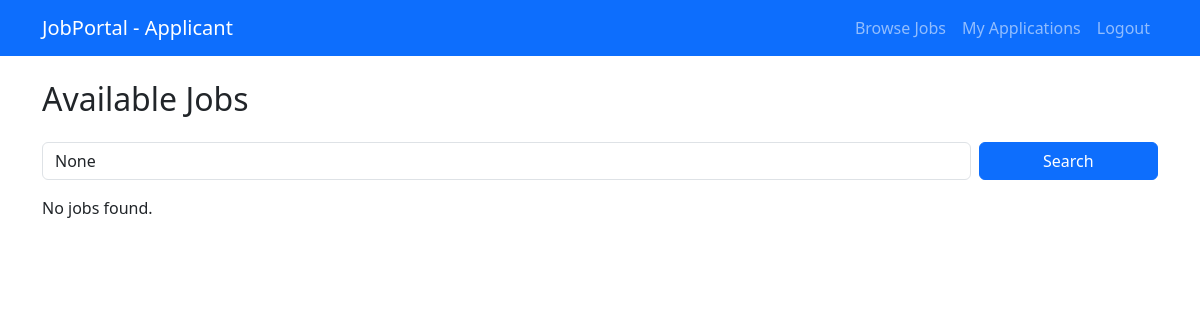
The app's page /applicant/jobs/ (signed in), older data.
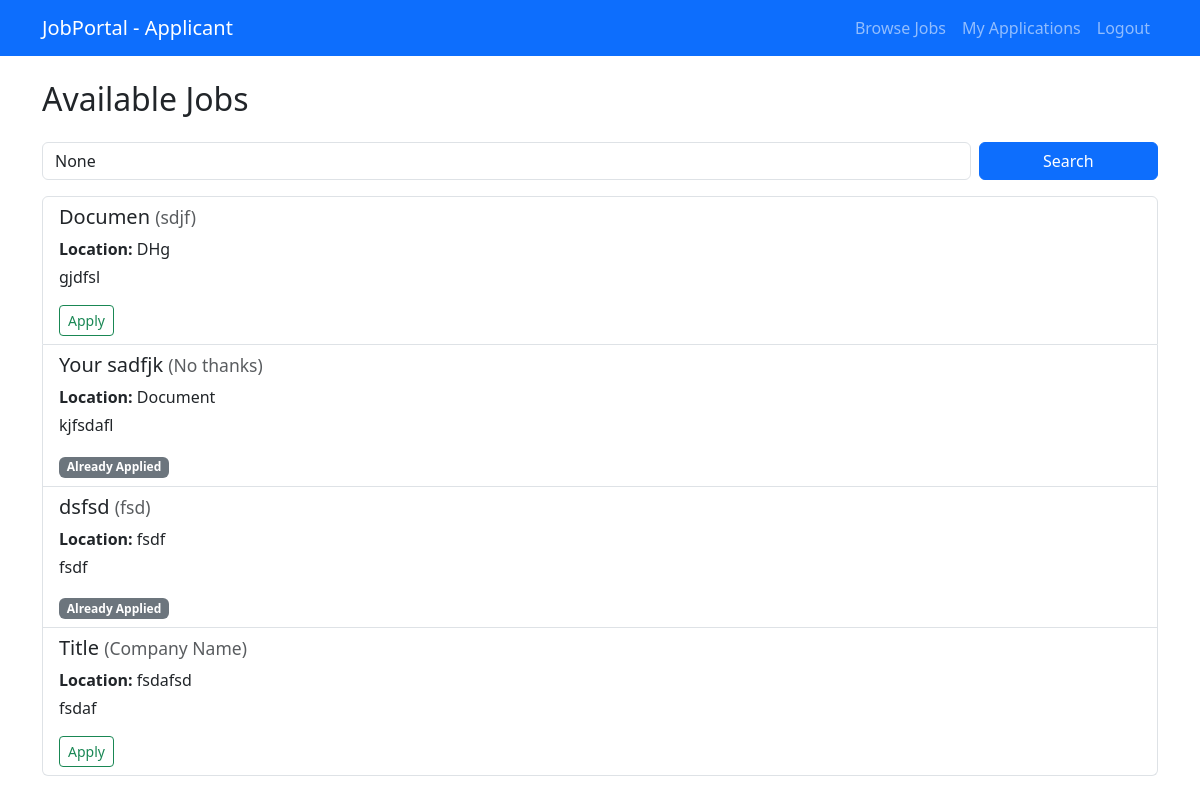
The same page, newer data.
### jobportal/models.py (models this page shows)
class Job(models.Model):
    title = models.CharField(max_length=100)
    company_name = models.CharField(max_length=100)
    location = models.CharField(max_length=100)
    description = models.TextField()
    posted_by = models.ForeignKey(User, on_delete=models.CASCADE)
    created_at = models.DateTimeField(auto_now_add=True)

### jobportal/views.py (the view)
# urls.py: path('applicant/jobs/', views.applicant_job_list, name='applicant_job_list'),
@login_required
def applicant_job_list(request):
    if request.user.profile.role != 'applicant':
        return redirect('login')
    query = request.GET.get('q')
    jobs = Job.objects.all().order_by('-created_at')
    if query:
        jobs = jobs.filter(
            Q(title__icontains=query) |
            Q(company_name__icontains=query) |
            Q(location__icontains=query)
        )
    applied_job_ids = Application.objects.filter(applicant=request.user).values_list('job_id', flat=True)
    return render(request, 'applicant/job_list.html', {
        'jobs': jobs,
        'query': query,
        'applied_job_ids': applied_job_ids,
    })

### jobportal/templates/applicant/job_list.html (shortened to what this page needs)
{% extends 'applicant/base.html' %}
{% block content %}
<h2>Available Jobs</h2>
<form method="get" class="row g-2 my-3">
    <div class="col-md-10">
        <input type="text" name="q" class="form-control" placeholder="Search by title, company or location"
            value="{{ query }}">
    </div>
    <div class="col-md-2 d-grid">
        <button type="submit" class="btn btn-primary">Search</button>
    </div>
</form>
{% if jobs %}
<div class="list-group">
    {% for job in jobs %}
    <div class="list-group-item">
        <h5>{{ job.title }} <small class="text-muted">({{ job.company_name }})</small></h5>
        <p class="mb-1"><strong>Location:</strong> {{ job.location }}</p>
        <p>{{ job.description|truncatewords:20 }}</p>
        {% if job.id in applied_job_ids %}
        <span class="badge bg-secondary">Already Applied</span>
        {% else %}
        <a href="{% url 'apply_job' job.id %}" class="btn btn-outline-success btn-sm">Apply</a>
        {% endif %}
    </div>
    {% endfor %}
</div>
{% else %}
<p>No jobs found.</p>
{% endif %}
{% endblock %}

Row changes from the older to the newer data that the page shows:
added Job: title "Documen", company_name "sdjf", location "DHg", description "gjdfsl", shows "Apply"
added Job: title "Your sadfjk", company_name "No thanks", location "Document", description "kjfsdafl", shows "Already Applied"
added Job: title "dsfsd", company_name "fsd", location "fsdf", description "fsdf", shows "Already Applied"
added Job: title "Title", company_name "Company Name", location "fsdafsd", description "fsdaf", shows "Apply"
Text that changed along with them:
text no longer shown: "No jobs found."
